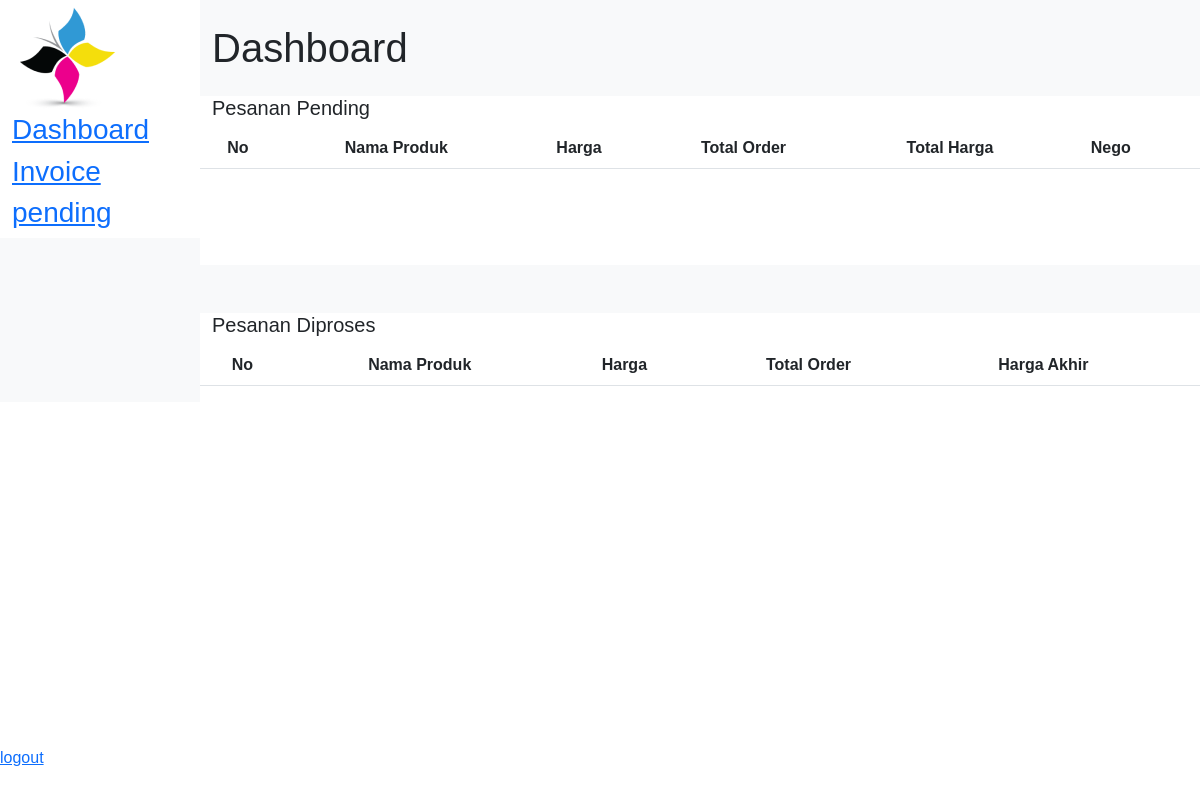
The app's page /index_admin.php (signed in), older data.
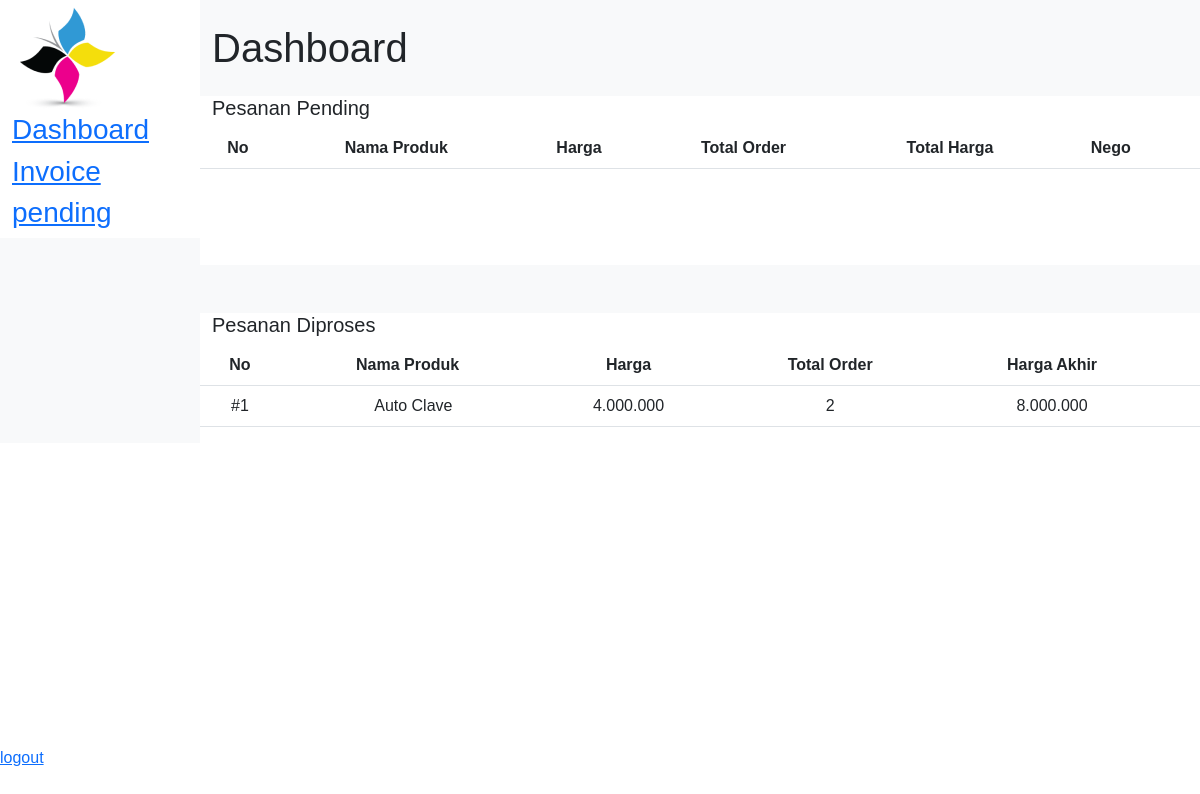
The same page, newer data.
### tables this page shows
CREATE TABLE `pesanan` (
  `keranjangid` int(11) NOT NULL,
  `username` varchar(20) NOT NULL,
  `total_harga` int(10) NOT NULL,
  `productid` int(11) NOT NULL,
  `quantity` int(3) NOT NULL,
  `nego` int(10) NOT NULL,
  `file` text NOT NULL,
  `desainerid` int(11) NOT NULL,
  `status` varchar(10) NOT NULL
);

CREATE TABLE `product` (
  `productid` int(11) NOT NULL,
  `name` varchar(200) NOT NULL,
  `price` int(10) NOT NULL,
  `foto` text NOT NULL
);

### index_admin.php (the view, shortened to what this page needs)
<?php
include('koneksi.php');
$sqll = "SELECT a.keranjangid, a.total_harga, a.productid, a.quantity, a.file, a.nego, c.name, c.foto, c.price, a.status
                            FROM pesanan a INNER JOIN product c
                            ON a.productid=c.productid where a.status!=1 AND a.status!=10;";
?>
<!doctype html>
<html lang="en">
<head>
    <link href="https://cdn.jsdelivr.net/npm/bootstrap@5.2.2/dist/css/bootstrap.min.css" rel="stylesheet">
    <link href="https://getbootstrap.com/docs/5.2/assets/css/docs.css" rel="stylesheet">
    <link rel="stylesheet" href="style/style.css">
</head>
<body>
    <div class="container-fluid  bg-light">
        <div class="row align-items-start">
            <div class="col-md-2 sidebar bg-white">
                <div>
                    <img src="asset/logo cetak.png" alt="">
                    <a href="">
                        <h3>Dashboard</h3>
                    </a>
                    <a href="index_admin_invoice.php">
                        <h3>Invoice</h3>
                    </a>
                    <a href="">
                        <h3>pending</h3>
                    </a>
                </div>
                <div class="fixed-bottom text-center text-md-start justify-content-between" style="padding-bottom: 30px;">
                    <div class="mb-3 mb-md-0" style="color:grey;">
                        <a href="">logout<i class="bi bi-box-arrow-right"></i></a>
                    </div>
                </div>
            </div>
            <div class="col-md-10 content">
                <h1 class="mb-4 mt-4">Dashboard</h1>
                <div class="row bg-white pb-5">
                    <h5>Pesanan Pending</h5>
                    <table class="table mb-5">
                        <thead class="text-center">
                            <tr>
                                <th scope="col">No</th>
                                <th scope="col">Nama Produk</th>
                                <th scope="col">Harga</th>
                                <th scope="col">Total Order</th>
                                <th scope="col">Total Harga</th>
                                <th scope="col">Nego</th>
                                <th scope="col"> </th>
                            </tr>
                        </thead>
                    </table>
                </div>
                <div class="row bg-white mt-5">
                    <h5>Pesanan Diproses</h5>
                    <table class="table">
                        <thead class="text-center">
                            <tr>
                                <th scope="col">No</th>
                                <th scope="col">Nama Produk</th>
                                <th scope="col">Harga</th>
                                <th scope="col">Total Order</th>
                                <th scope="col">Harga Akhir</th>
                                <th scope="col"> </th>
                            </tr>
                        </thead>
                        <tbody class="text-center">
                            <?php
                            $query    = mysqli_query($connect, $sqll);
                            while ($data = mysqli_fetch_array($query)) {
                            ?>
                                <tr>
                                    <td>#<?= $data['keranjangid'] ?></td>
                                    <td><img src="img/<?= $data['foto'] ?>" alt="" width="35px" class="me-2"> <?= $data['name'] ?></td>
                                    <td><?= number_format($data['price'], 0, "", ".") ?></td>
                                    <td><?= $data['quantity'] ?></td>
                                    <td><?= number_format($data['total_harga'] - $data['nego'], 0, "", ".") ?></td>
                                    <td>
                                    </td>
                                </tr>
                            <?php
                            } ?>
                        </tbody>
                    </table>
                </div>
            </div>
        </div>
    </div>
</body>
</html>

### style/style.css (style rules this page uses)
body { font-family: 'Montserrat', sans-serif; }

Row changes from the older to the newer data that the page shows:
added pesanan: keranjangid "1", productid.name "Auto Clave", productid.price "4.000.000", quantity "2", $data['total_harga'] - $data['nego'] "8.000.000"
